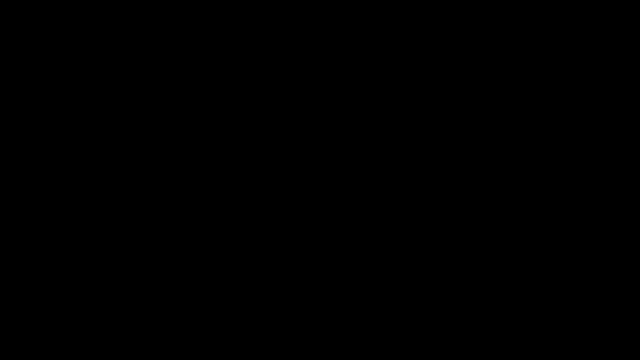
Frame 1 (no input)
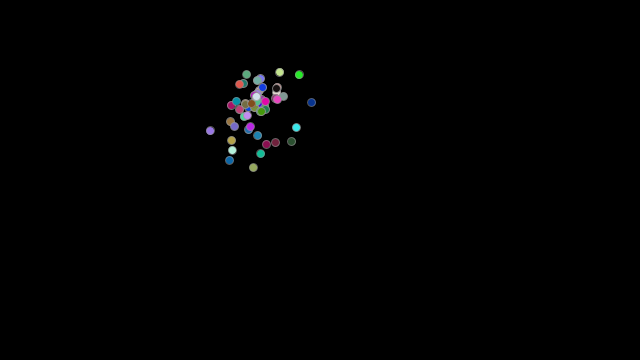
Frame 60 (the mouse pressed at the canvas centre just before this capture)
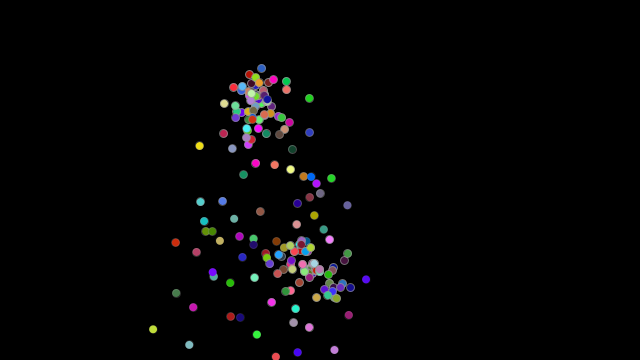
Frame 120 (the mouse held since frame 60 and released just before this capture)

The Processing sketch that drew these frames (run headless with seeded random() and noise(); from frame 60 on, the mouse is pressed at the canvas centre):

// Processing sketch: particle_example
// ── particle_example.pde
ArrayList<ParticleSystem> systems;

void setup() {
  size(640, 360);
  systems = new ArrayList<ParticleSystem>();
}

void draw() {
  background(0);
  for (ParticleSystem ps : systems) {
    ps.run();
    ps.addParticle();
  }
  if (systems.isEmpty()) {
    fill(255);
    systems.add(new ParticleSystem(1, new PVector(random(400), random(400))));
    
  }
}

void mousePressed() {
  systems.add(new ParticleSystem(1, new PVector(random(400), random(400))));
}


// An ArrayList is used to manage the list of Particles

class ParticleSystem {

  ArrayList<Particle> particles;    // An arraylist for all the particles
  PVector origin;                   // An origin point for where particles are birthed

  ParticleSystem(int num, PVector v) {
    particles = new ArrayList<Particle>();   // Initialize the arraylist
    origin = v.copy();                        // Store the origin point
    for (int i = 0; i < num; i++) {
      particles.add(new Particle(origin));    // Add "num" amount of particles to the arraylist
    }
  }


  void run() {
    // Cycle through the ArrayList backwards, because we are deleting while iterating
    for (int i = particles.size()-1; i >= 0; i--) {
      Particle p = particles.get(i);
      p.run();
      if (p.isDead()) {
        particles.remove(i);
      }
    }
  }

  void addParticle() {
    Particle p;
    // Add either a Particle or CrazyParticle to the system
    if (int(random(0, 2)) == 0) {
      p = new Particle(origin);
    } 
    else {
      p = new Particle(origin);
    }
    particles.add(p);
  }

  void addParticle(Particle p) {
    particles.add(p);
  }

  // A method to test if the particle system still has particles
  boolean dead() {
    return particles.isEmpty();
  }
}





// A simple Particle class

class Particle {
  PVector position;
  PVector velocity;
  PVector acceleration;
  float lifespan;

  Particle(PVector l) {
    acceleration = new PVector(0, 0.05);
    velocity = new PVector(random(-1, 1), random(-2, 0));
    position = l.copy();
    lifespan = 255.0;
  }

  void run() {
    update();
    display();
  }

  // Method to update position
  void update() {
    velocity.add(acceleration);
    position.add(velocity);
    lifespan -= 2.0;
  }

  // Method to display
  void display() {
    stroke(150, lifespan);

    fill(color(random(255), random(255), random(255)));
    color(50,50,50);
    ellipse(position.x, position.y, 8, 8);
  }

  // Is the particle still useful?
  boolean isDead() {
    return (lifespan < 0.0);
  }
}
